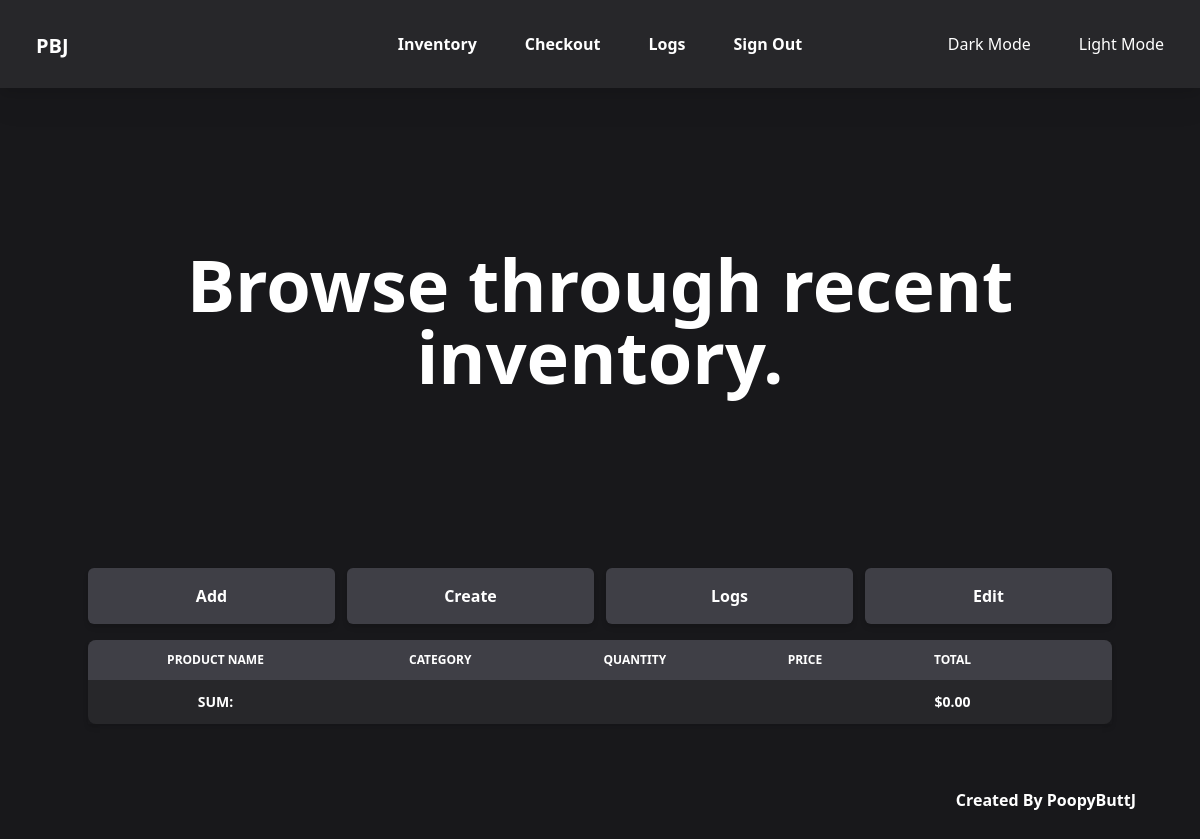
The page /inventory/ (signed in) on the database as committed earlier.
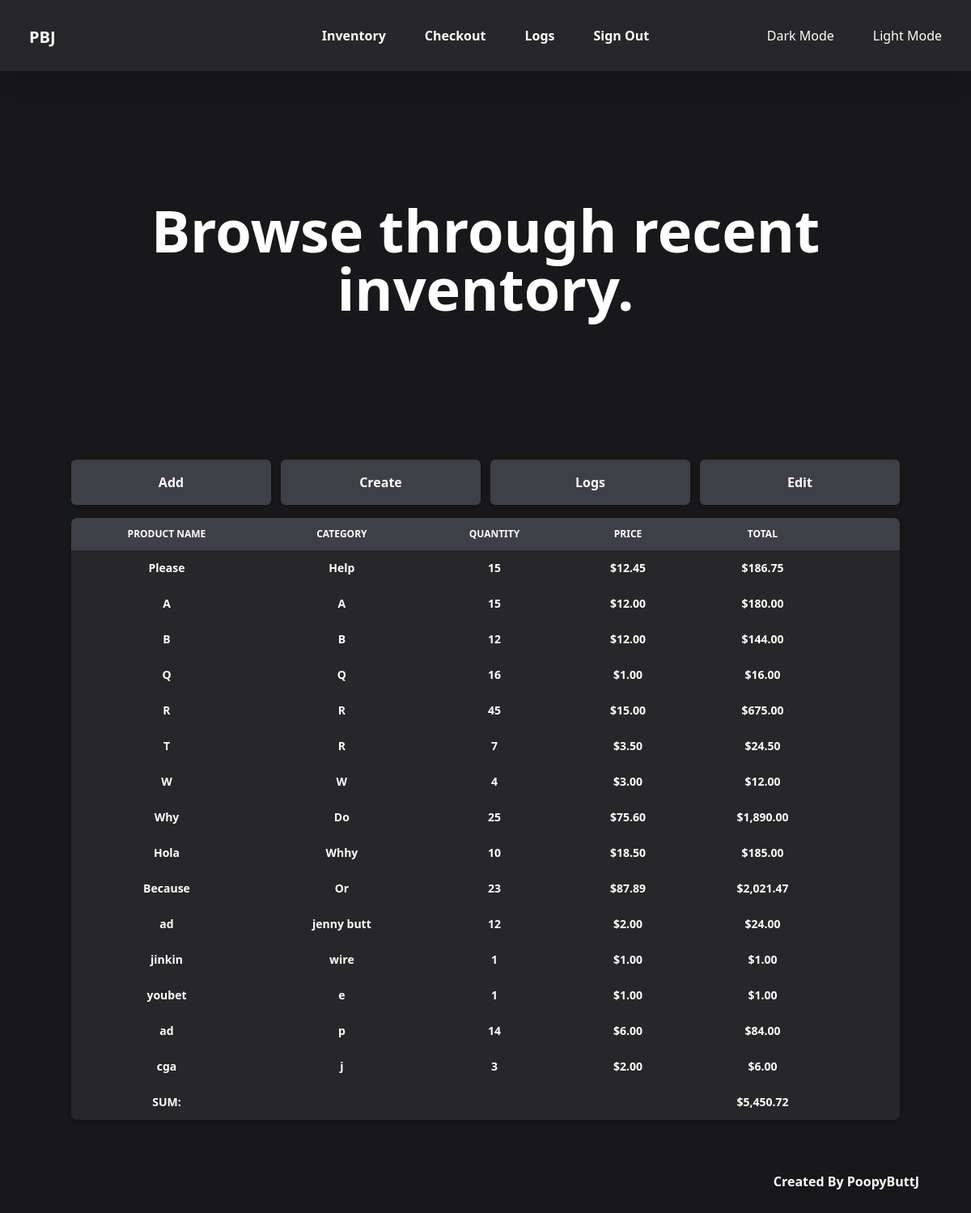
The same page on the database as committed later.
### inventory/models.py (models this page shows, shortened)
class Inventory(models.Model):
    partname = models.CharField(max_length=100)
    category = models.CharField(max_length=64)
    price = models.FloatField()
    quantity = models.IntegerField()
    @property
    def total(self):
        value = self.price * self.quantity
        return f'${value:,.2f}'
    @property
    def usd(self):
        return f'${self.price:,.2f}'

### inventory/views.py (the view)
# urls.py: path('', views.index, name='index'),
@login_required
def index(request):
    inventory = Inventory.objects.all()[:15]
    theme = DarkMode.objects.filter(user=request.user.username)[0]
    total = 0
    for part in inventory:
        total += part.price * part.quantity
    return render(request, 'inventory/index.html', {
        'theme': theme,
        'inventory': inventory,
        'total': f'${total:,.2f}'
    })

### inventory/templates/inventory/index.html (shortened to what the changed rows need)
{% extends 'core/base.html' %}
{% block background %}{{ theme.body }}{% endblock %}
{% block body %}
<section class="container mx-auto">
    <div class="{% if theme.mode == 'Light' %} bg-slate-200 {% else %} bg-zinc-800 {% endif %} rounded-lg">
        <div class="relative shadow-md">
            <div class="overflow-x-auto rounded-lg">
                <table class="w-full text-sm text-left">
                    <thead class="text-xs uppercase m-auto {% if theme.mode == 'Light' %} bg-slate-400 {% else %} bg-zinc-700 {% endif %} ">
                        <tr class="">
                            <th scope="col" class="px-6 py-3 text-center">Product name</th>
                            <th scope="col" class="px-6 py-3 text-center">Category</th>
                            <th scope="col" class="px-6 py-3 text-center">Quantity</th>
                            <th scope="col" class="px-6 py-3 text-center">Price</th>
                            <th scope="col" class="px-6 py-3 text-center">Total</th>
                            <th scope="col" class="px-6 py-3 text-center"><span class="sr-only">Actions</span></th>
                        </tr>
                    </thead>
                    <tbody>
                        {% for part in inventory %}
                        <tr class="">
                            <th scope="col" class="px-6 py-3 text-center">{{ part.partname }}</th>
                            <th scope="col" class="px-6 py-3 text-center">{{ part.category }}</th>
                            <th scope="col" class="px-6 py-3 text-center">{{ part.quantity }}</th>
                            <th scope="col" class="px-6 py-3 text-center">{{ part.usd }}</th>
                            <th scope="col" class="px-6 py-3 text-center">{{ part.total }}</th>
                            <th scope="col" class="px-6 py-3 text-center"><span class="sr-only">Actions</span></th>
                        </tr>
                        {% endfor %}
                    <tfoot class="">
                        <tr class="">
                            <th scope="col" class="px-6 py-3 text-center">SUM:</th>
                            <th scope="col" class="px-6 py-3 text-center"></th>
                            <th scope="col" class="px-6 py-3 text-center"></th>
                            <th scope="col" class="px-6 py-3 text-center"></th>
                            <th scope="col" class="px-6 py-3 text-center">{{ total }}</th>
                        </tr>
                    </tfoot>
                </table>
            </div>
        </div>
    </div>
</section>
{% endblock %}

Rows that differ between the two databases and show on the page:
added Inventory: partname "Please", category "Help", quantity "15", usd "$12.45", total "$186.75"
added Inventory: partname "A", category "A", quantity "15", usd "$12.00", total "$180.00"
added Inventory: partname "B", category "B", quantity "12", usd "$12.00", total "$144.00"
added Inventory: partname "Q", category "Q", quantity "16", usd "$1.00", total "$16.00"
added Inventory: partname "R", category "R", quantity "45", usd "$15.00", total "$675.00"
added Inventory: partname "T", category "R", quantity "7", usd "$3.50", total "$24.50"
added Inventory: partname "W", category "W", quantity "4", usd "$3.00", total "$12.00"
added Inventory: partname "Why", category "Do", quantity "25", usd "$75.60", total "$1,890.00"
added Inventory: partname "Hola", category "Whhy", quantity "10", usd "$18.50", total "$185.00"
added Inventory: partname "Because", category "Or", quantity "23", usd "$87.89", total "$2,021.47"
added Inventory: partname "ad", category "jenny butt", quantity "12", usd "$2.00", total "$24.00"
added Inventory: partname "jinkin", category "wire", quantity "1", usd "$1.00", total "$1.00"
added Inventory: partname "youbet", category "e", quantity "1", usd "$1.00", total "$1.00"
added Inventory: partname "ad", category "p", quantity "14", usd "$6.00", total "$84.00"
added Inventory: partname "cga", category "j", quantity "3", usd "$2.00", total "$6.00"
Other text that changed with them:
{{ total }}: "$0.00" → "$5,450.72"
